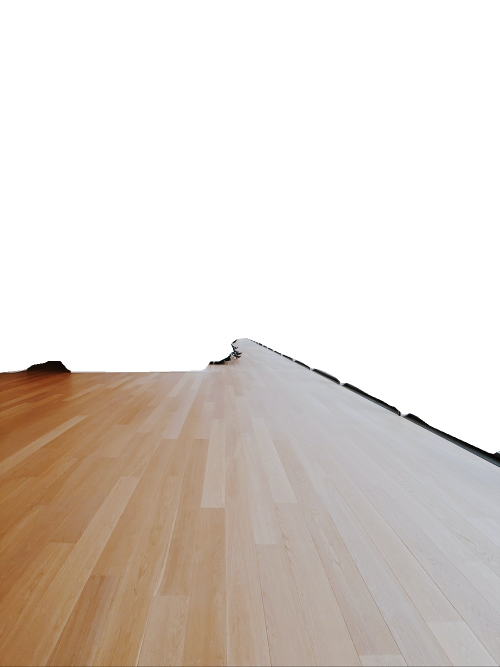
#> input picture Test_Images/oak_floor.jpg, 1000 x 1333 px (shown at 1/2 size)
$ python cropped.py
#> lines starting #> are read from the running program, lines starting #| are printed output that depends on the picture; after the words box and inside, x2 and y2 are one past the last pixel; in counts of white or black regions, pixels touching at a corner belong together
import cv2
import numpy as np

# Import your picture
img_name = 'oak_floor.jpg'
input_picture = cv2.imread('Test_Images/'+img_name)
#> input_picture is the input picture: shape (1333, 1000, 3); mean B, G, R 205.8, 212.9, 221.7
change_mask = input_picture[:,:,2] == 255
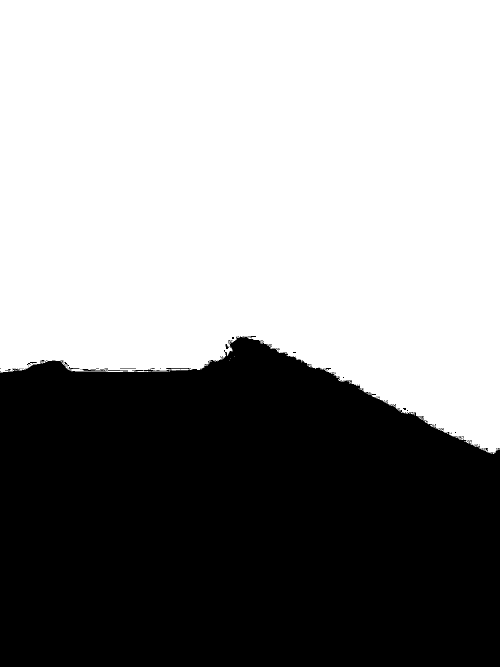
#> change_mask: shape (1333, 1000) bool (shown at 1/2 size); 57.2% white; 123 black regions (114 under 20 px), largest, box (x1, y1, x2, y2) and area: (0, 672, 1000, 1333) 570561, (216, 740, 256, 743) 62, (54, 724, 74, 730) 44
input_picture[change_mask]=[0, 0, 0]
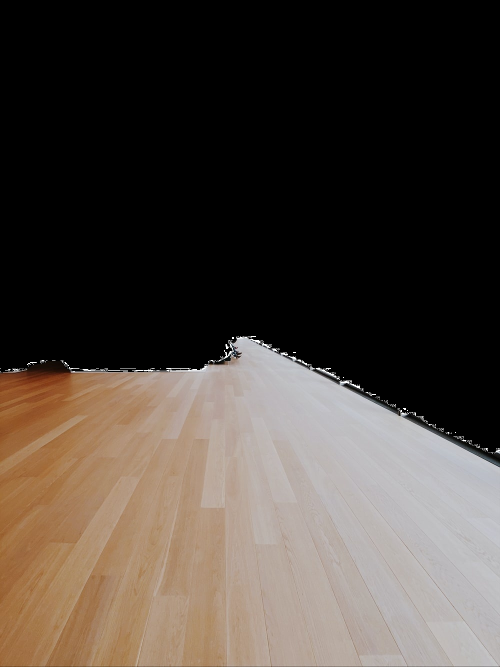
#> input_picture: shape (1333, 1000, 3) (shown at 1/2 size); mean B, G, R 60, 67.1, 75.9

# Color it in gray
gray = cv2.cvtColor(input_picture, cv2.COLOR_BGR2GRAY)
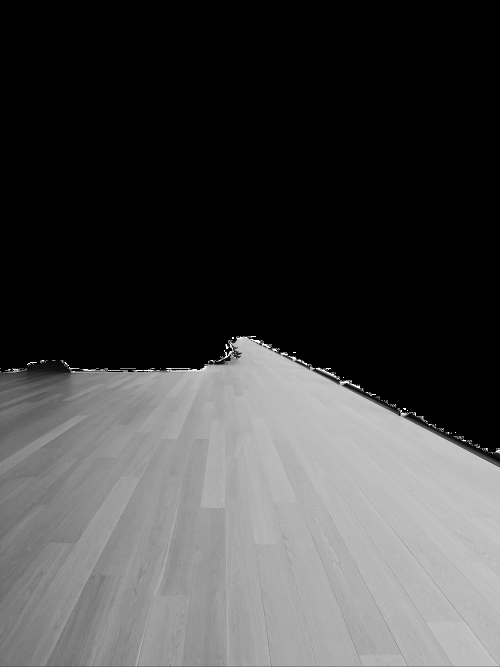
#> gray: shape (1333, 1000) (shown at 1/2 size); min 0, max 255, mean 69

# Create our mask by selecting the non-zero values of the picture
ret, mask = cv2.threshold(gray,0,255,cv2.THRESH_BINARY)
#> mask: shape (1333, 1000); 42.8% white; 123 white regions (114 under 20 px)

cont, hierarchy = cv2.findContours(mask, cv2.RETR_CCOMP, cv2.CHAIN_APPROX_SIMPLE)
#> cont = 238 contours, 233 with area under 20; largest, box (x1, y1, x2, y2) and area: (0, 672, 1000, 1333) 568735, (451, 688, 458, 698) 26, (915, 874, 924, 880) 23, (264, 740, 286, 743) 22, (216, 740, 256, 743) 22

areas = [cv2.contourArea(c) for c in cont]
#> areas = 238 values, max 568735 at index 125, min 0 at index 0, mean 2392.2
max_index = np.argmax(areas)
#> max_index = 125

cnt=cont[max_index]
#> cnt = contour of 1383 points, box (x1, y1, x2, y2) (0, 672, 1000, 1333), area 568735


contour = cont[max_index].reshape(len(cont[max_index]),2)
#> contour = 1383 pairs, first value 0 to 999, second value 672 to 1332
rect = []
for i in range(len(contour)):
    x1, y1 = contour[i]
    for j in range(len(contour)):
        x2, y2 = contour[j]
        area = abs(y2-y1)*abs(x2-x1)
        rect.append(((x1,y1), (x2,y2), area))
#> this loop made 1383 passes
#> (x1, y1) on passes 1 to 3: (473, 672), (474, 673), (472, 675)
#> after the loop, rect = 1912689 items

# the first rect of all_rect has the biggest area, so it's the best solution if he fits in the picture
all_rect = sorted(rect, key = lambda x : x[2], reverse = True)
#> all_rect = 1912689 items


# we take the largest rectangle we've got, based on the value of the rectangle area
# only if the border of the rectangle is not in the black part

# if the list is not empty
if all_rect:

    best_rect_found = False
    index_rect = 0
    nb_rect = len(all_rect)
#> nb_rect = 1912689

    # we check if the rectangle is  a good solution
    while not best_rect_found and index_rect < nb_rect:

        rect = all_rect[index_rect]
        (x1, y1) = rect[0]
        (x2, y2) = rect[1]

        valid_rect = True

        # we search a black area in the perimeter of the rectangle (vertical borders)
        x = min(x1, x2)
        while x <max(x1,x2)+1 and valid_rect:
            if mask[y1,x] == 0 or mask[y2,x] == 0:
                # if we find a black pixel, that means a part of the rectangle is black
                # so we don't keep this rectangle
                valid_rect = False
            x+=1

        y = min(y1, y2)
        while y <max(y1,y2)+1 and valid_rect:
            if mask[y,x1] == 0 or mask[y,x2] == 0:
                valid_rect = False
            y+=1

        if valid_rect:
            best_rect_found = True

        index_rect+=1
#> this loop made 775 passes
#> (x1, y1, x2, y2, best_rect_found) on pass 775: (0, 1332, 927, 880, True)
#> (rect, x1, y1, x2, y2) on passes 1 to 6: (((0, 745), (999, 1332), 586413), 0, 745, 999, 1332), (((999, 1332), (0, 745), 586413), 999, 1332, 0, 745), (((6, 744), (999, 1332), 583884), 6, 744, 999, 1332), (((999, 1332), (6, 744), 583884), 999, 1332, 6, 744), (((5, 745), (999, 1332), 583478), 5, 745, 999, 1332), (((999, 1332), (5, 745), 583478), 999, 1332, 5, 745)
#> after the loop, index_rect = 775

    if best_rect_found:
        # Finally, we crop the picture and store it
        result = input_picture[min(y1, y2):max(y1, y2), min(x1,x2):max(x1,x2)]
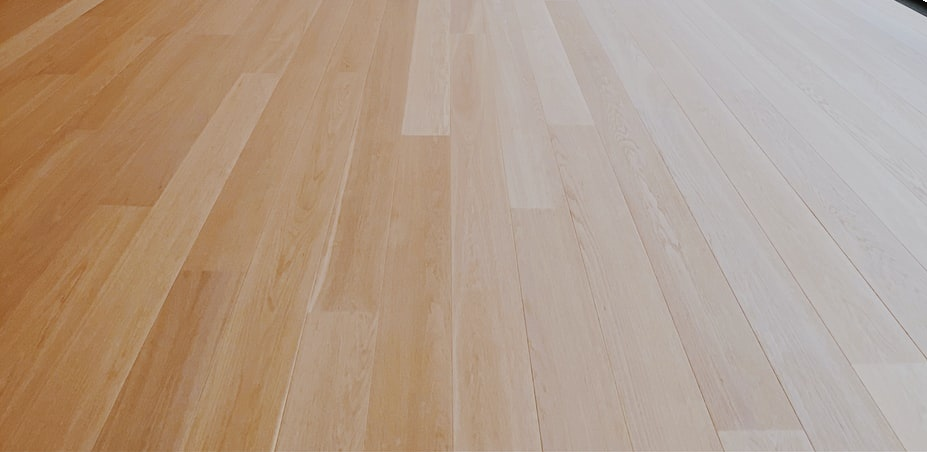
#> result: shape (452, 927, 3); mean B, G, R 137.6, 156.4, 178.4
        print(result.shape)
#| (452, 927, 3)
        if result.shape[0] > 224 and result.shape[1] > 224:
            result = result[0:224, 0:224]
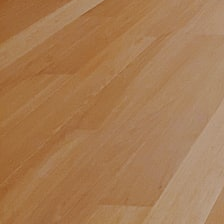
#> result: shape (224, 224, 3); mean B, G, R 82.6, 122.9, 166.4

            cv2.imwrite('Cropped_Images/'+str(img_name), result)
        elif result.shape[0] < 224 and result.shape[1] > 224:
            result = result[::, 0:224]

            cv2.imwrite('Cropped_Images/'+str(img_name), result)

        elif result.shape[0] > 224 and result.shape[1] < 224:
            result = result[0:224, ::]

            cv2.imwrite('Cropped_Images/'+str(img_name), result)

        else:

            cv2.imwrite('Cropped_Images/'+str(img_name), result)
    else:
        print("No rectangle fitting into the area")

else:
    print("No rectangle found")

print('done')
